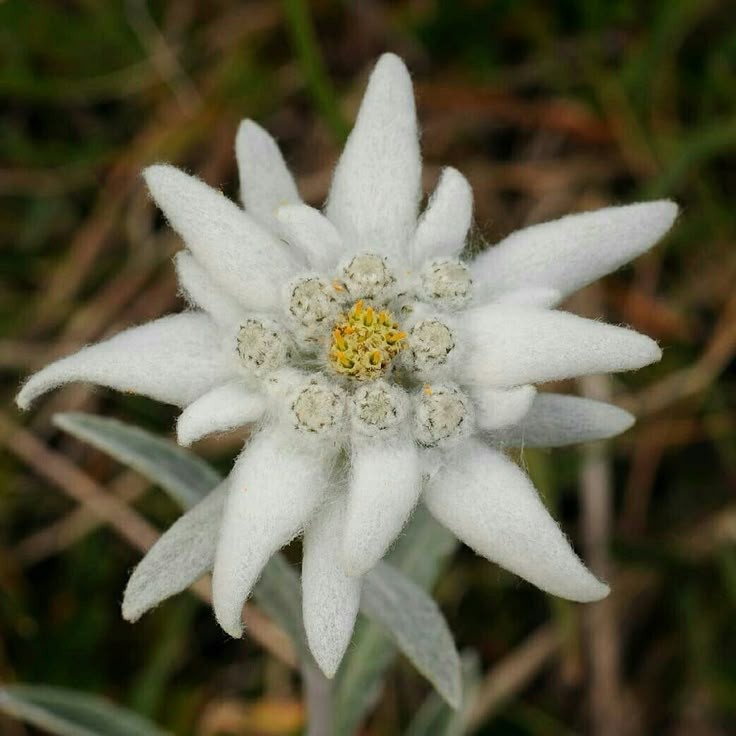
%> input picture tugas-2/task3/test_images/color2 .jpg, 736 x 736 px
$ octave --eval "result = compareFilters(imread('test_images/color2 .jpg'));"   (GNU Octave 9; MATLAB toolbox functions it lacks are replaced by stand-ins)
%> lines starting %> are read from the running program, lines starting %| are printed output that depends on the picture; in (x1, y1, x2, y2) boxes, pixels count from 0 and x2, y2 are one past the last pixel; in counts of white or black regions, pixels touching at a corner belong together; the program's own positions count from 1
function results = compareFilters(image, cutoffFreqs, displayResults)
    if nargin < 2
        cutoffFreqs = [20, 40, 60];
    end
    if nargin < 3
        displayResults = true;
    end

    fprintf('\n=== PERBANDINGAN HIGH-PASS FILTERS ===\n');

    if size(image, 3) == 3
        imgGray = rgb2gray(image);
    else
        imgGray = image;
    end

    methods = {'IHPF', 'GHPF', 'BHPF'};
    numMethods = length(methods);
    numFreqs = length(cutoffFreqs);

    results = struct();
    idx = 1;

    for i = 1:numMethods
        for j = 1:numFreqs
            method = methods{i};
            D0 = cutoffFreqs(j);

            fprintf('Processing: %s, D0=%d...\n', method, D0);

            tic;
            [filtered, filterUsed, spectrum] = frequencyHighPass(imgGray, method, D0);
            processingTime = toc;

            results(idx).method = method;
            results(idx).cutoffFreq = D0;
            results(idx).filtered = filtered;
            results(idx).filter = filterUsed;
            results(idx).spectrum = spectrum;
            results(idx).time = processingTime;

            edges = edge(filtered, 'canny');
            results(idx).edgePixels = sum(edges(:));
            results(idx).edgeRatio = sum(edges(:)) / numel(edges);

            highFreqEnergy = sum(abs(spectrum.filtered(:)).^2);
            results(idx).highFreqEnergy = highFreqEnergy;

            results(idx).contrast = std(double(filtered(:)));
            results(idx).mean = mean(double(filtered(:)));

            fprintf('  Time: %.4f s, Edge Ratio: %.4f, Contrast: %.2f\n', ...
                processingTime, results(idx).edgeRatio, results(idx).contrast);

            idx = idx + 1;
        end
    end

    if displayResults
        figure('Name', 'High-Pass Filters Comparison', 'Position', [50 50 1400 900]);

        subplot(numFreqs + 1, numMethods + 1, 1);
        imshow(imgGray); title('Original');

        for i = 1:length(results)
            row = floor((i-1) / numMethods) + 2;
            col = mod(i-1, numMethods) + 2;

            subplot(numFreqs + 1, numMethods + 1, (row-1)*(numMethods+1) + col);
            imshow(results(i).filtered);
            title(sprintf('%s D0=%d\nEdges: %.2f%%', ...
                results(i).method, results(i).cutoffFreq, ...
                results(i).edgeRatio * 100));
        end

        for i = 1:numMethods
            subplot(numFreqs + 1, numMethods + 1, i + 1);
            idx = (i-1) * numFreqs + 1;
            imshow(results(idx).filter, []);
            title(sprintf('%s Filter', results(idx).method));
            colorbar;
        end

        figure('Name', 'Performance Metrics', 'Position', [50 50 1200 600]);

        subplot(2, 3, 1);
        edgeRatios = reshape([results.edgeRatio], numFreqs, numMethods)';
        bar(edgeRatios);
        legend(arrayfun(@(x) sprintf('D0=%d', x), cutoffFreqs, 'UniformOutput', false));
        set(gca, 'XTickLabel', methods);
        ylabel('Edge Ratio');
        title('Edge Detection Performance');
        grid on;

        subplot(2, 3, 2);
        contrasts = reshape([results.contrast], numFreqs, numMethods)';
        bar(contrasts);
        legend(arrayfun(@(x) sprintf('D0=%d', x), cutoffFreqs, 'UniformOutput', false));
        set(gca, 'XTickLabel', methods);
        ylabel('Contrast (Std Dev)');
        title('Output Contrast');
        grid on;

        subplot(2, 3, 3);
        times = reshape([results.time], numFreqs, numMethods)';
        bar(times);
        legend(arrayfun(@(x) sprintf('D0=%d', x), cutoffFreqs, 'UniformOutput', false));
        set(gca, 'XTickLabel', methods);
        ylabel('Time (s)');
        title('Processing Time');
        grid on;

        subplot(2, 3, 4);
        energies = reshape([results.highFreqEnergy], numFreqs, numMethods)';
        bar(log10(energies));
        legend(arrayfun(@(x) sprintf('D0=%d', x), cutoffFreqs, 'UniformOutput', false));
        set(gca, 'XTickLabel', methods);
        ylabel('Log10(Energy)');
        title('High Frequency Energy');
        grid on;

        subplot(2, 3, 5);
        hold on;
        colors = {'b', 'r', 'g'};
        for i = 1:numMethods
            idx = (i-1) * numFreqs + 2;
            filter = results(idx).filter;
            centerRow = round(size(filter, 1) / 2);
            profile = filter(centerRow, :);
            plot(profile, colors{i}, 'LineWidth', 2);
        end
        legend(methods);
        xlabel('Frequency');
        ylabel('H(u,v)');
        title(sprintf('Filter Profiles (D0=%d)', cutoffFreqs(2)));
        grid on;

        subplot(2, 3, 6);
        axis off;
        text(0.1, 0.9, 'SUMMARY', 'FontWeight', 'bold', 'FontSize', 12);
        yPos = 0.8;
        for i = 1:length(results)
            text(0.1, yPos, sprintf('%s D0=%d: %.2f%% edges', ...
                results(i).method, results(i).cutoffFreq, ...
                results(i).edgeRatio * 100), 'FontSize', 8);
            yPos = yPos - 0.08;
            if yPos < 0.1, break; end
        end
    end

    fprintf('=== SELESAI ===\n\n');
end
%> in compareFilters, `imgGray = rgb2gray(image);`:
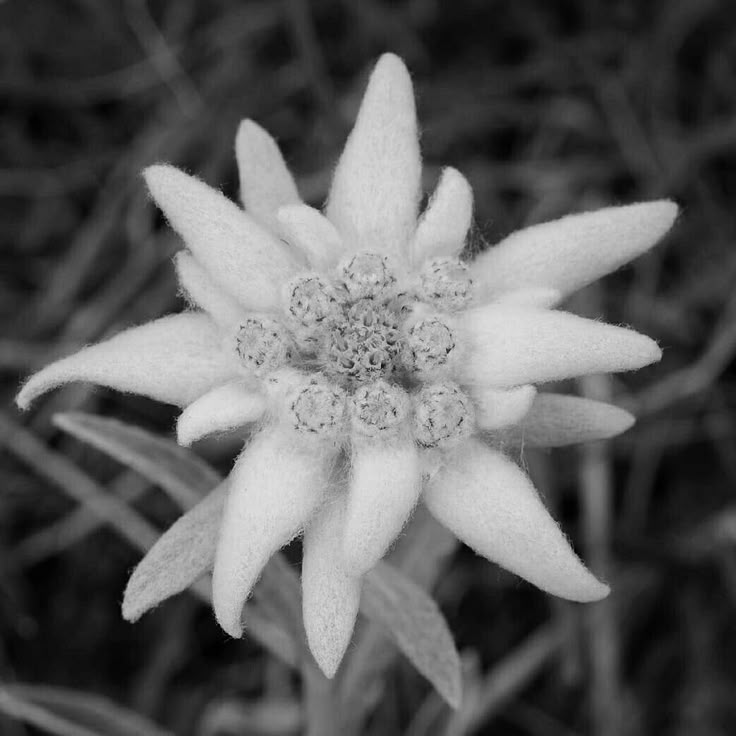
%> imgGray: size 736x736 uint8; min 0, max 223, mean 93.3
%> the loop in compareFilters, `for i = 1:numMethods` made 3 passes
%|   Time: 0.1417 s, Edge Ratio: 0.0230, Contrast: 77.73
%|   Time: 0.2855 s, Edge Ratio: 0.0230, Contrast: 77.73
%|   Time: 0.3102 s, Edge Ratio: 0.0230, Contrast: 77.75
%> after the loop in compareFilters, `for i = 1:numMethods`: idx = 10; results = 9 items; first 5, cutoffFreq, time, edgePixels, edgeRatio and highFreqEnergy: 20 0.176 12431 0.0229 30913256.5, 40 0.144 12544 0.0232 30786732.9, 60 0.142 12442 0.023 30569168, 20 0.203 12364 0.0228 30914406.2, 40 0.167 12448 0.023 30787933.4
%> the loop in compareFilters, `for i = 1:length(results)` made 9 passes
%> (row, col) on passes 1 to 9: (2, 2), (2, 3), (2, 4), (3, 2), (3, 3), (3, 4), (4, 2), (4, 3), (4, 4)
%> the loop in compareFilters, `for i = 1:numMethods` made 3 passes
%> pass 1, in compareFilters, `imshow(results(idx).filter, []);`:
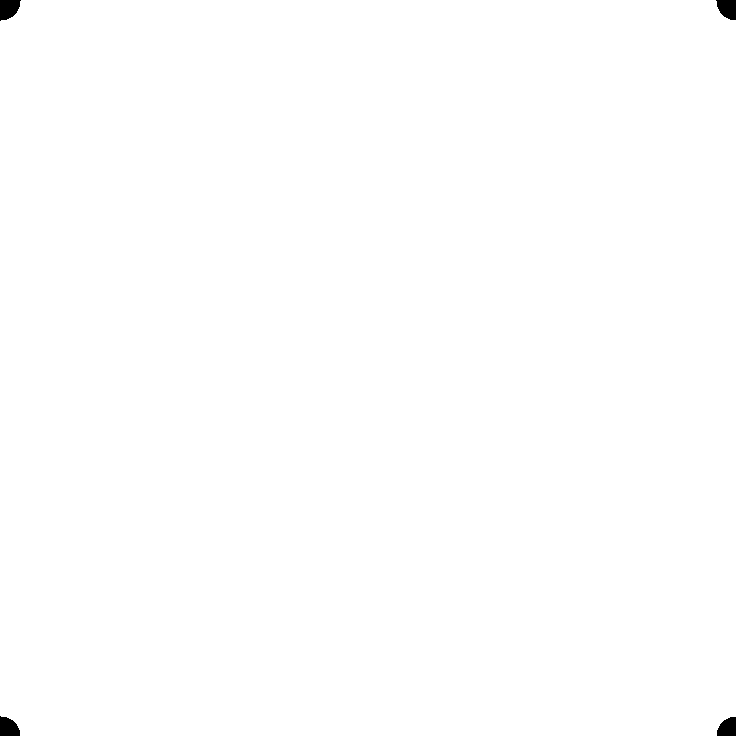
%> displayed picture: size 736x736, on the screen's scale of 0 to 255; 99.8% white; 4 black regions, box (x1, y1, x2, y2) and area: (0, 0, 21, 21) 335, (716, 0, 736, 20) 314, (0, 716, 20, 736) 314, (717, 717, 736, 736) 294
%> pass 2, in compareFilters, `imshow(results(idx).filter, []);`:
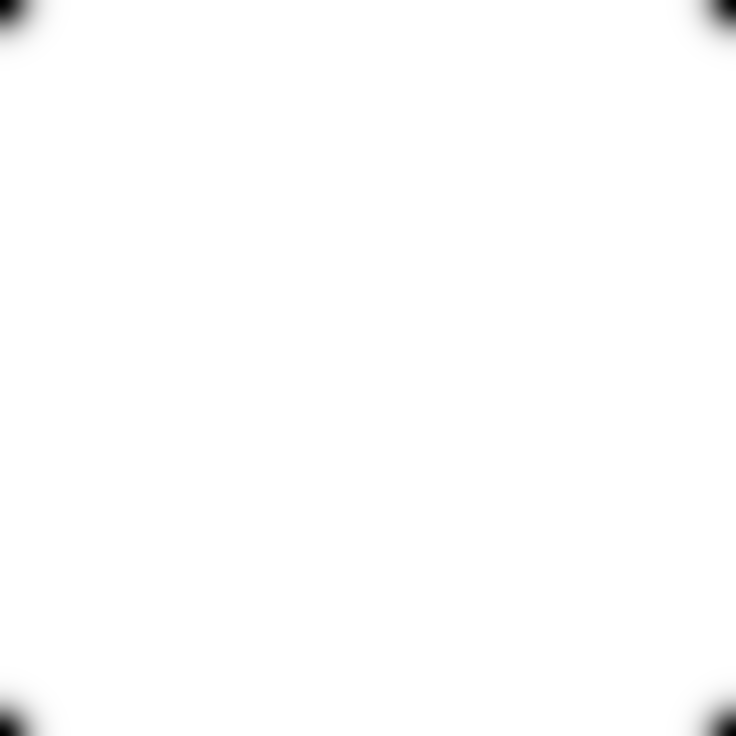
%> displayed picture: size 736x736, on the screen's scale of 0 to 255; min 0, max 255, mean 253.8
%> in compareFilters, `edgeRatios = reshape([results.edgeRatio], numFreqs, numMethods)';`: edgeRatios = [0.0229 0.0232 0.023; 0.0228 0.023 0.023; 0.0228 0.0229 0.023]
%> in compareFilters, `contrasts = reshape([results.contrast], numFreqs, numMethods)';`: contrasts = [77.81 77.75 77.73; 77.79 77.77 77.73; 77.81 77.78 77.75]
%> in compareFilters, `times = reshape([results.time], numFreqs, numMethods)';`: times = [0.176 0.144 0.142; 0.203 0.167 0.286; 0.224 0.231 0.31]
%> in compareFilters, `energies = reshape([results.highFreqEnergy], numFreqs, numMethods)';`: energies = [30913256.5 30786732.9 30569168; 30914406.2 30787933.4 30570658.5; 30920777.7 30814552.1 30634800.5]
%> the loop in compareFilters, `for i = 1:numMethods` made 3 passes
%> pass 1, in compareFilters, `filter = results(idx).filter;`:
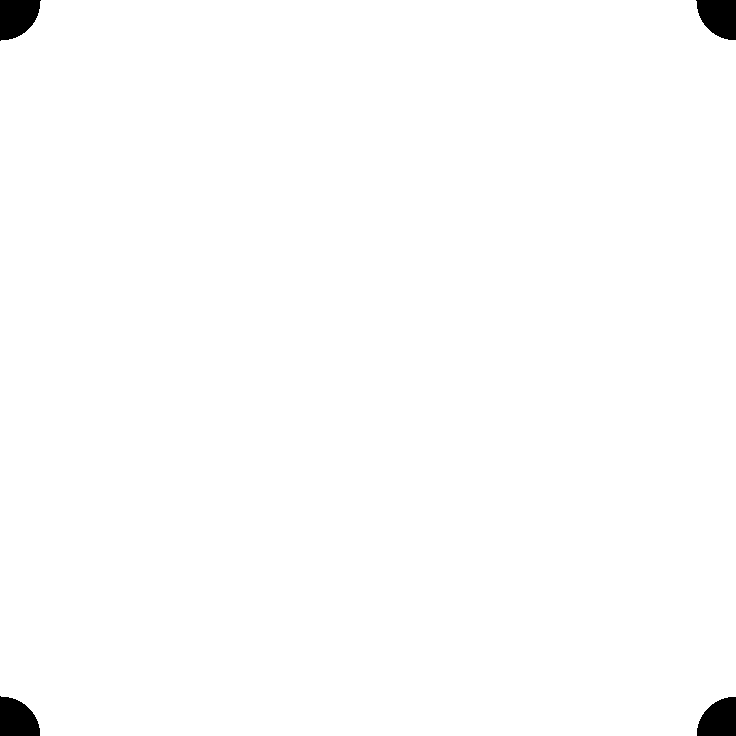
%> filter: size 736x736 double; values 0 (black) and 1 (white), 99.1% white; 4 black regions, box (x1, y1, x2, y2) and area: (0, 0, 41, 41) 1297, (696, 0, 736, 40) 1256, (0, 696, 40, 736) 1256, (697, 697, 736, 736) 1216
%> pass 2, in compareFilters, `filter = results(idx).filter;`:
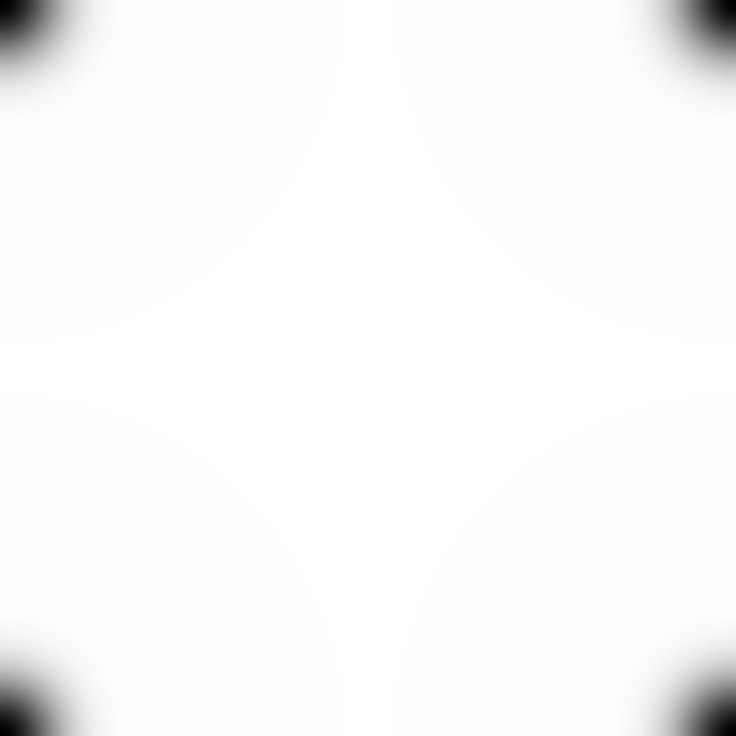
%> filter: size 736x736 double; min 0, max 1, mean 0.981
%> pass 3, in compareFilters, `filter = results(idx).filter;`:
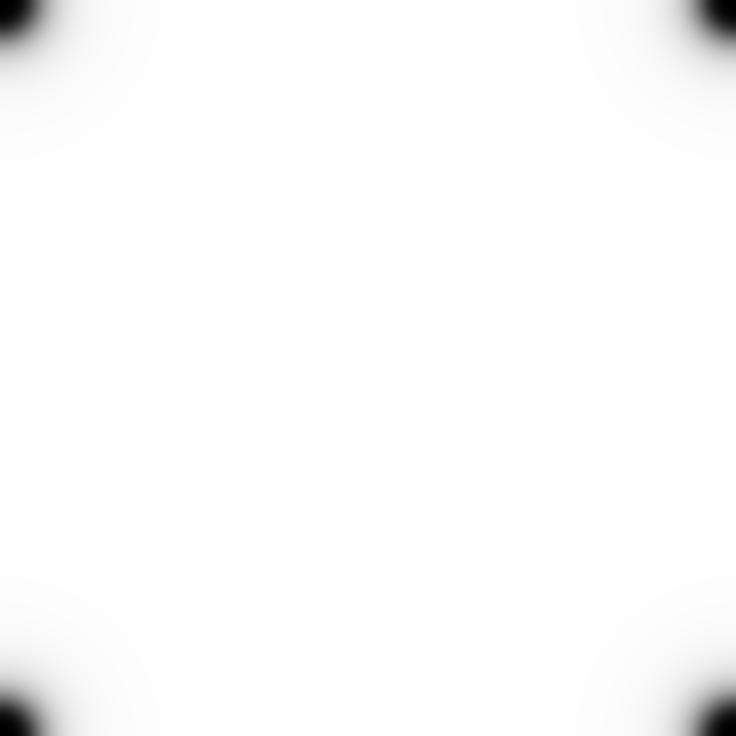
%> filter: size 736x736 double; min 0, max 1, mean 0.986
%> the loop in compareFilters, `for i = 1:length(results)` made 9 passes
%> yPos on passes 1 to 9: 0.72, 0.64, 0.56, 0.48, 0.4, 0.32, 0.24, 0.16, 0.08
%> `result = compareFilters(imread('test_images/color2 .jpg'));`:
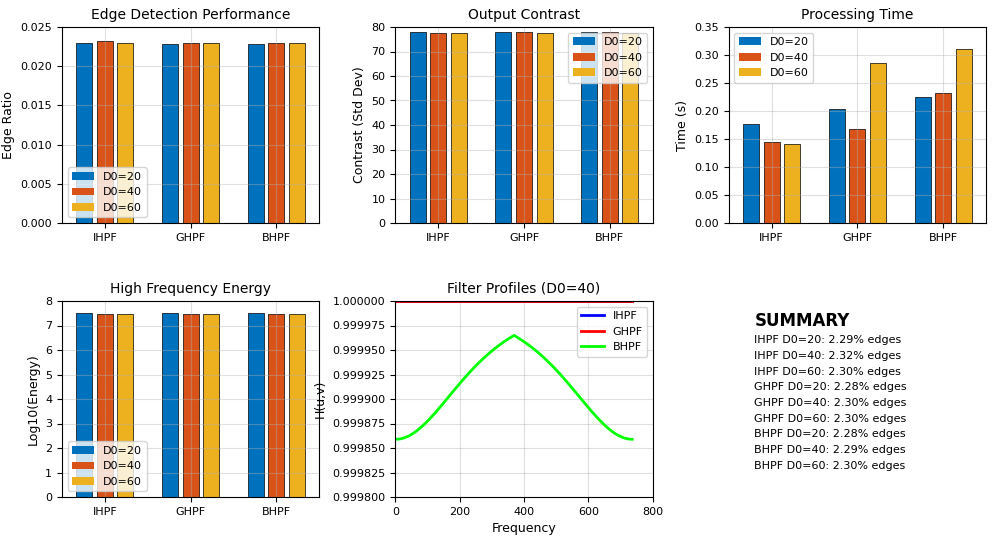
%> figure redrawn from the program's plot data, 6 panels; panel 1: tallest bar 0.0229 high, from x = 0.667 to 0.853; panel 1: tallest bar 0.0232 high, from x = 0.907 to 1.09; panel 1: tallest bar 0.023 high, from x = 3.15 to 3.33; panel 2: tallest bar 77.81 high, from x = 0.667 to 0.853
%> `result = compareFilters(imread('test_images/color2 .jpg'));`: result has the same summary as results in compareFilters
